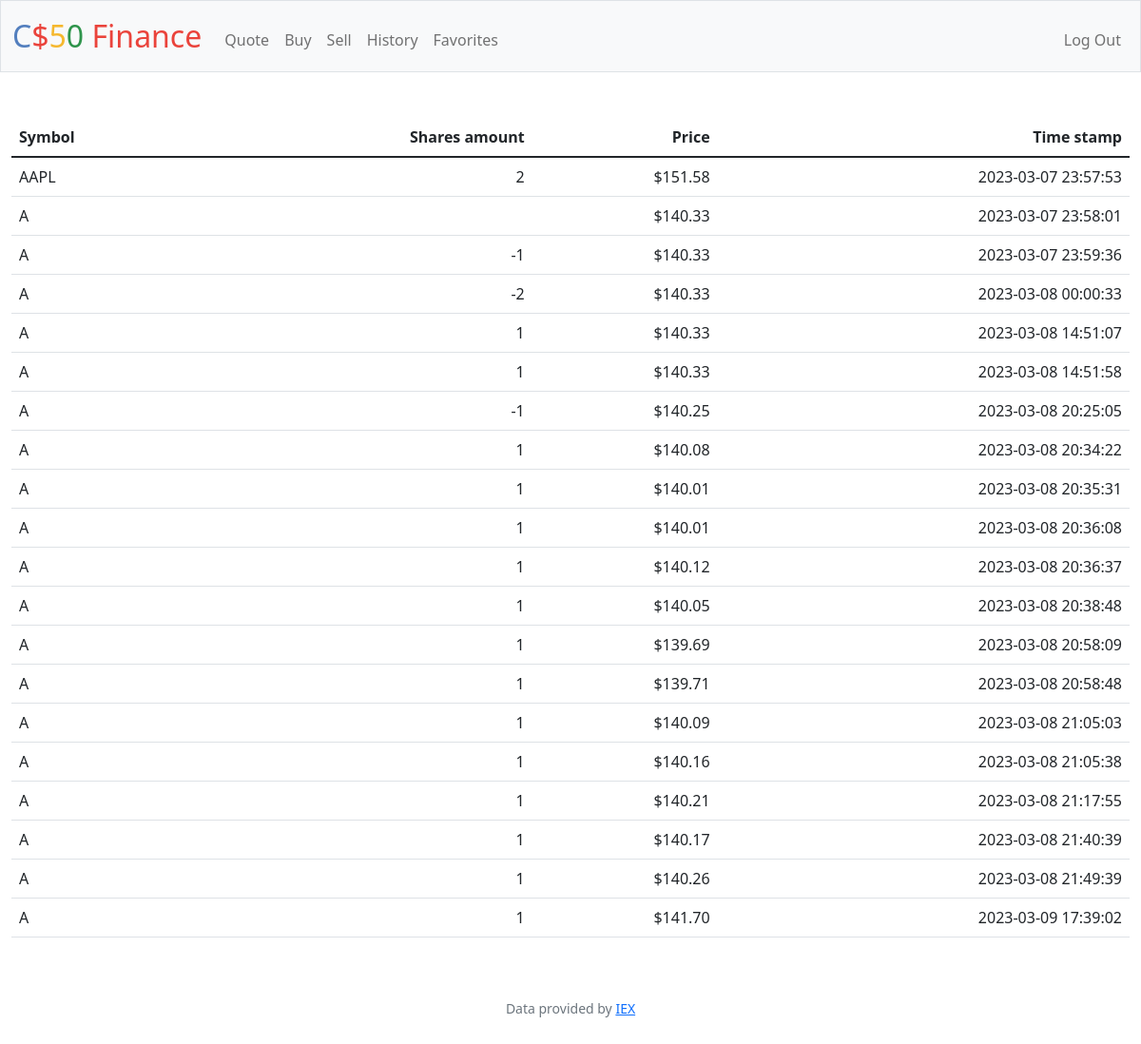
The app's page /history (signed in) with its own data.
### tables this page shows
CREATE TABLE history (
id INTEGER PRIMARY KEY,
symbol TEXT NOT NULL,
amount INTEGER NOT NULL,
price NUMERIC NOT NULL,
timestamp TEXT NOT NULL,
username TEXT NOT NULL);

### app.py (the view)
@app.route("/history")
@login_required
def history():
    users = db.execute("SELECT id, username, cash FROM users")
    for user in users:
        if user["id"] == session["user_id"]:
            user_transfer = user["username"]
    data = db.execute("SELECT * FROM history WHERE username=?", user_transfer)
    return render_template("history.html", data=data)

### app.py (called while the page is built)
@app.after_request
def after_request(response):
    response.headers["Cache-Control"] = "no-cache, no-store, must-revalidate"
    response.headers["Expires"] = 0
    response.headers["Pragma"] = "no-cache"
    return response

### helpers.py (called while the page is built)
def login_required(f):
    @wraps(f)
    def decorated_function(*args, **kwargs):
        if session.get("user_id") is None:
            return redirect("/login")
        return f(*args, **kwargs)
    return decorated_function

def usd(value):
    return f"${value:,.2f}"

### templates/history.html (shortened to what this page needs)
{% extends "layout.html" %}
{% block main %}
<table class="table">
    <thead>
        <tr>
            <th class="text-start">Symbol</th>
            <th class="text-end">Shares amount</th>
            <th class="text-end">Price</th>
            <th class="text-end">Time stamp</th>
        </tr>
    </thead>
    <tbody >
        {% for row in data %}
        <tr>
            <td class="text-start">{{row.symbol}}</td>
            <td class="text-end">{{row.amount}}</td>
            <td class="text-end">{{row.price | usd }}</td>
            <td class="text-end">{{row.timestamp}}</td>
        </tr>
        {% endfor %}
    </tbody>
</table>
{% endblock %}

### templates/layout.html (shortened to what this page needs)
<!DOCTYPE html>
<html lang="en">
    <head>
        <link href="https://cdn.jsdelivr.net/npm/bootstrap@5.1.3/dist/css/bootstrap.min.css" rel="stylesheet">
        <link href="/static/styles.css" rel="stylesheet">
    </head>
    <body>
        <nav class="bg-light border navbar navbar-expand-md navbar-light">
            <div class="container-fluid">
                <a class="navbar-brand" href="/"><span class="blue">C</span><span class="red">$</span><span class="yellow">5</span><span class="green">0</span> <span class="red">Finance</span></a>
                <div class="collapse navbar-collapse" id="navbar">
                    {% if session["user_id"] %}
                        <ul class="navbar-nav me-auto mt-2">
                            <li class="nav-item"><a class="nav-link" href="/quote">Quote</a></li>
                            <li class="nav-item"><a class="nav-link" href="/buy">Buy</a></li>
                            <li class="nav-item"><a class="nav-link" href="/sell">Sell</a></li>
                            <li class="nav-item"><a class="nav-link" href="/history">History</a></li>
                            <li class="nav-item"><a class="nav-link" href="/favorites">Favorites</a></li>
                        </ul>
                        <ul class="navbar-nav ms-auto mt-2">
                            <li class="nav-item"><a class="nav-link" href="/logout">Log Out</a></li>
                        </ul>
                    {% else %}
                        <ul class="navbar-nav ms-auto mt-2">
                            <li class="nav-item"><a class="nav-link" href="/register">Register</a></li>
                            <li class="nav-item"><a class="nav-link" href="/login">Log In</a></li>
                        </ul>
                    {% endif %}
                </div>
            </div>
        </nav>
        <main class="container-fluid py-5 text-center">
            {% block main %}{% endblock %}
        </main>
        <footer class="mb-5 small text-center text-muted">
            Data provided by <a href="https://iexcloud.io/">IEX</a>
        </footer>
    </body>
</html>

### static/styles.css (style rules this page uses)
nav .navbar-brand { font-size: xx-large; }
nav .navbar-brand .blue { color: #537fbe; }
nav .navbar-brand .red { color: #ea433b; }
nav .navbar-brand .yellow { color: #f5b82e; }
nav .navbar-brand .green { color: #2e944b; }

### records on screen
history: symbol "AAPL", amount "2", price "$151.58", timestamp "2023-03-07 23:57:53"
history: symbol "A", price "$140.33", timestamp "2023-03-07 23:58:01"
history: symbol "A", amount "-1", price "$140.33", timestamp "2023-03-07 23:59:36"
history: symbol "A", amount "-2", price "$140.33", timestamp "2023-03-08 00:00:33"
history: symbol "A", amount "1", price "$140.33", timestamp "2023-03-08 14:51:07"
history: symbol "A", amount "1", price "$140.33", timestamp "2023-03-08 14:51:58"
history: symbol "A", amount "-1", price "$140.25", timestamp "2023-03-08 20:25:05"
history: symbol "A", amount "1", price "$140.08", timestamp "2023-03-08 20:34:22"
history: symbol "A", amount "1", price "$140.01", timestamp "2023-03-08 20:35:31"
history: symbol "A", amount "1", price "$140.01", timestamp "2023-03-08 20:36:08"
history: symbol "A", amount "1", price "$140.12", timestamp "2023-03-08 20:36:37"
history: symbol "A", amount "1", price "$140.05", timestamp "2023-03-08 20:38:48"
history: symbol "A", amount "1", price "$139.69", timestamp "2023-03-08 20:58:09"
history: symbol "A", amount "1", price "$139.71", timestamp "2023-03-08 20:58:48"
history: symbol "A", amount "1", price "$140.09", timestamp "2023-03-08 21:05:03"
history: symbol "A", amount "1", price "$140.16", timestamp "2023-03-08 21:05:38"
history: symbol "A", amount "1", price "$140.21", timestamp "2023-03-08 21:17:55"
history: symbol "A", amount "1", price "$140.17", timestamp "2023-03-08 21:40:39"
history: symbol "A", amount "1", price "$140.26", timestamp "2023-03-08 21:49:39"
history: symbol "A", amount "1", price "$141.70", timestamp "2023-03-09 17:39:02"
